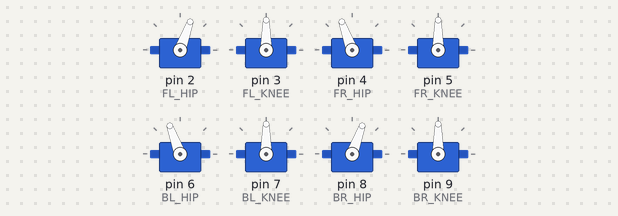
Simulated run of this sketch. Board: Arduino Uno, built with avr-gcc and run on an emulated ATmega328P. Shown: 8 × servo.

Above: at 1.05 s.
At 2.65 s:
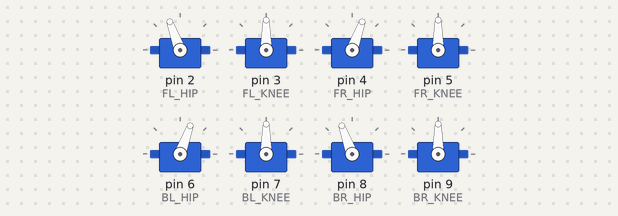
At 4.25 s:
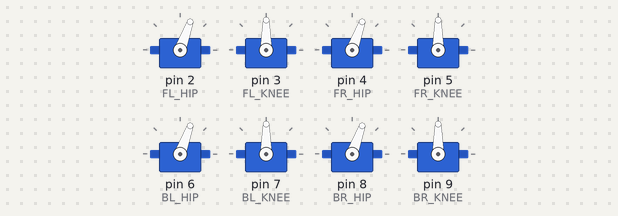
At 5.55 s:
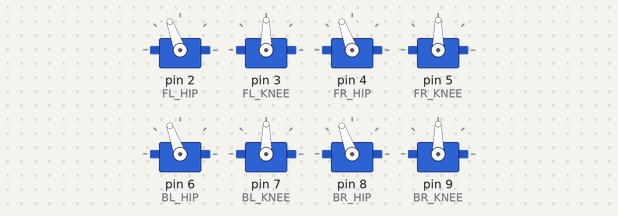
At 6.8 s:
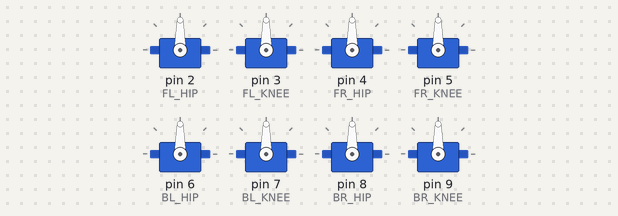
Timing chart, 0 to 8.5 s (numbered marks = the images above):
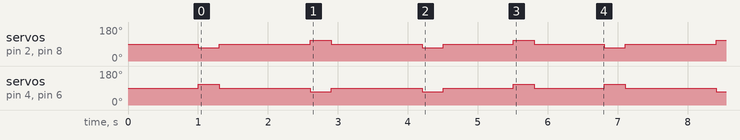

The sketch:

quadruped_robot.ino
```cpp
#include <Servo.h>

// ===== Servo Objects =====
Servo frontLeftHip;
Servo frontLeftKnee;

Servo frontRightHip;
Servo frontRightKnee;

Servo backLeftHip;
Servo backLeftKnee;

Servo backRightHip;
Servo backRightKnee;

// ===== Servo Pins =====
const int FL_HIP = 2;
const int FL_KNEE = 3;

const int FR_HIP = 4;
const int FR_KNEE = 5;

const int BL_HIP = 6;
const int BL_KNEE = 7;

const int BR_HIP = 8;
const int BR_KNEE = 9;

// ===== Initial Position =====
int neutralHip = 90;
int neutralKnee = 90;

void setup() {

  // Attach all servos
  frontLeftHip.attach(FL_HIP);
  frontLeftKnee.attach(FL_KNEE);

  frontRightHip.attach(FR_HIP);
  frontRightKnee.attach(FR_KNEE);

  backLeftHip.attach(BL_HIP);
  backLeftKnee.attach(BL_KNEE);

  backRightHip.attach(BR_HIP);
  backRightKnee.attach(BR_KNEE);

  standPosition();

  delay(1000);
}

void loop() {

  moveForward();
  delay(1000);

  moveBackward();
  delay(1000);

  turnLeft();
  delay(1000);

  turnRight();
  delay(1000);
}

// ==========================
// Standing Position
// ==========================
void standPosition() {

  frontLeftHip.write(neutralHip);
  frontLeftKnee.write(neutralKnee);

  frontRightHip.write(neutralHip);
  frontRightKnee.write(neutralKnee);

  backLeftHip.write(neutralHip);
  backLeftKnee.write(neutralKnee);

  backRightHip.write(neutralHip);
  backRightKnee.write(neutralKnee);
}

// ==========================
// Move Forward
// ==========================
void moveForward() {

  frontLeftHip.write(70);
  backRightHip.write(70);

  frontRightHip.write(110);
  backLeftHip.write(110);

  delay(300);

  standPosition();

  delay(300);
}

// ==========================
// Move Backward
// ==========================
void moveBackward() {

  frontLeftHip.write(110);
  backRightHip.write(110);

  frontRightHip.write(70);
  backLeftHip.write(70);

  delay(300);

  standPosition();

  delay(300);
}

// ==========================
// Turn Left
// ==========================
void turnLeft() {

  frontLeftHip.write(70);
  backLeftHip.write(70);

  frontRightHip.write(70);
  backRightHip.write(70);

  delay(300);

  standPosition();
}

// ==========================
// Turn Right
// ==========================
void turnRight() {

  frontLeftHip.write(110);
  backLeftHip.write(110);

  frontRightHip.write(110);
  backRightHip.write(110);

  delay(300);

  standPosition();
}
```

Measured:
- by itself, servo on pin 4 (FR_HIP), servo on pin 6 (BL_HIP): repeats every 5.8 s: 2 × (90° 1.3 s, 70° 0.30 s), 2 × (90° 1.0 s, 110° 0.30 s)
- by itself, servo on pin 2 (FL_HIP), servo on pin 8 (BR_HIP): repeats every 5.8 s: 90° 1.3 s, 110° 0.30 s, 90° 1.3 s, 70° 0.30 s, 90° 1.0 s, 110° 0.30 s, 90° 1.0 s, 70° 0.30 s
